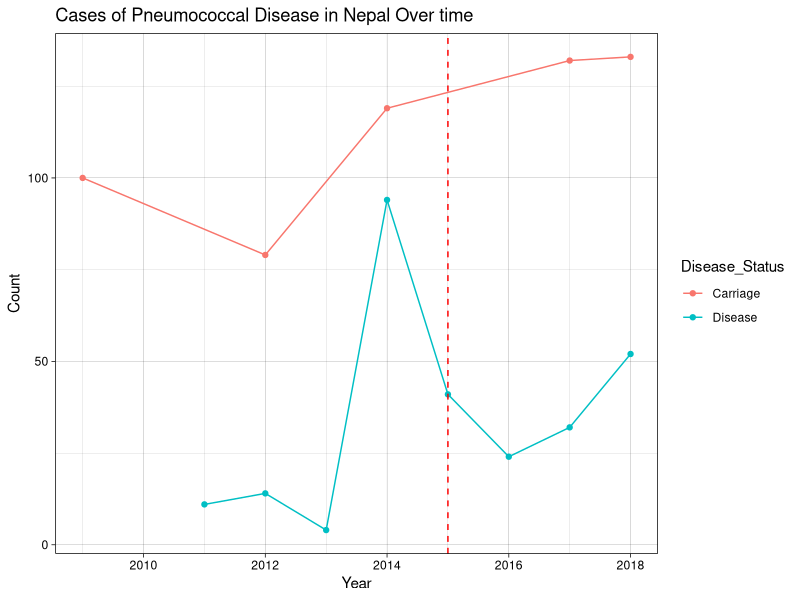
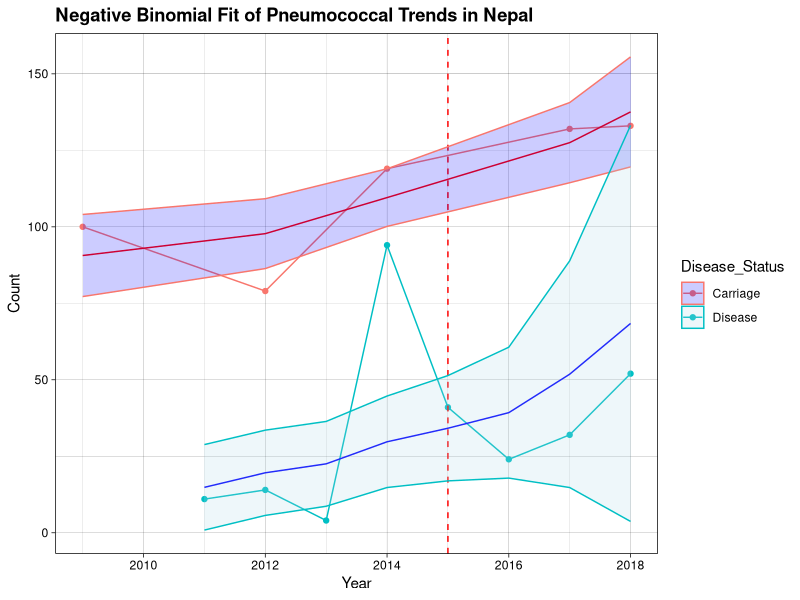
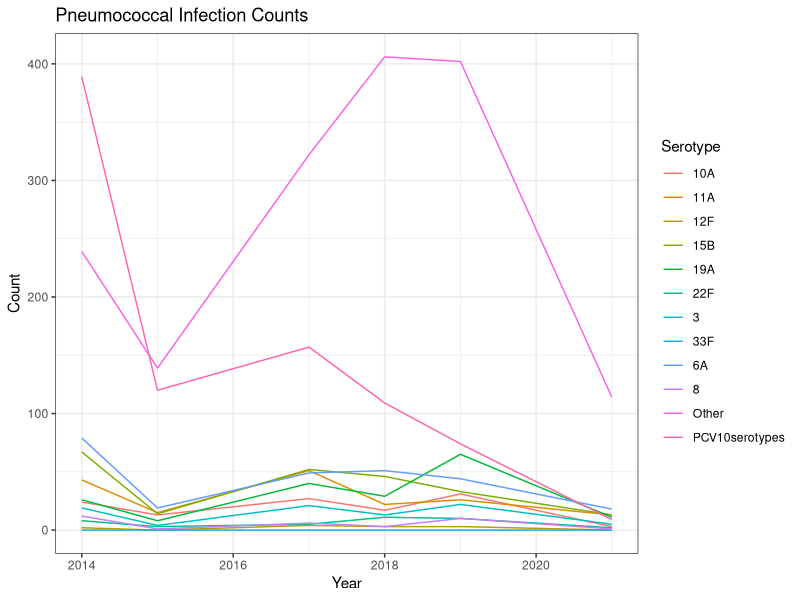
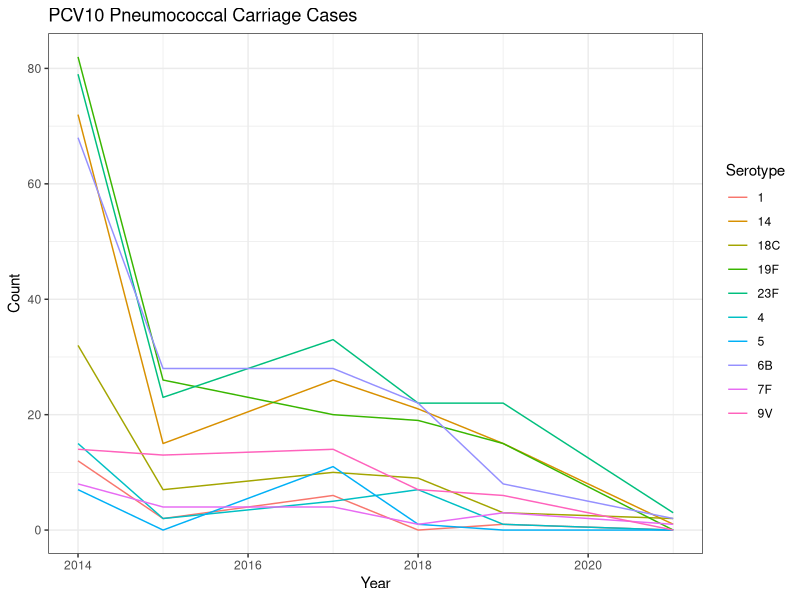
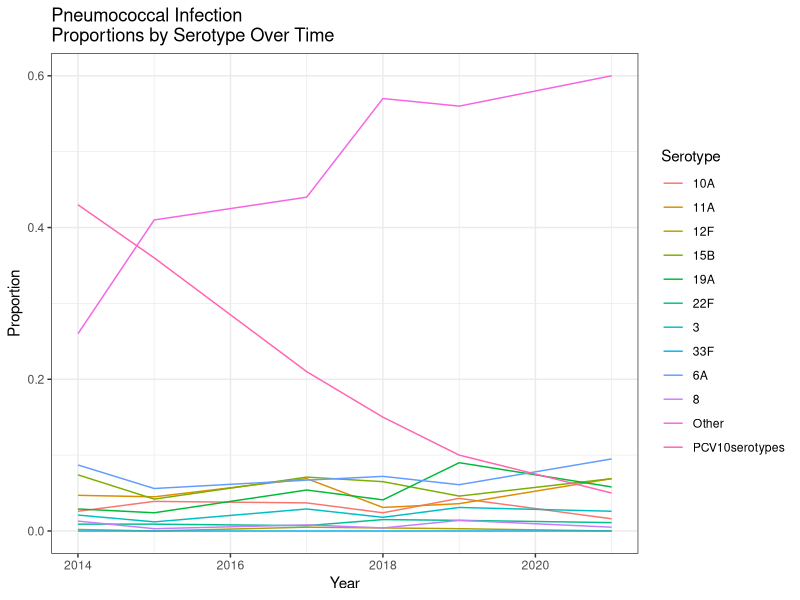
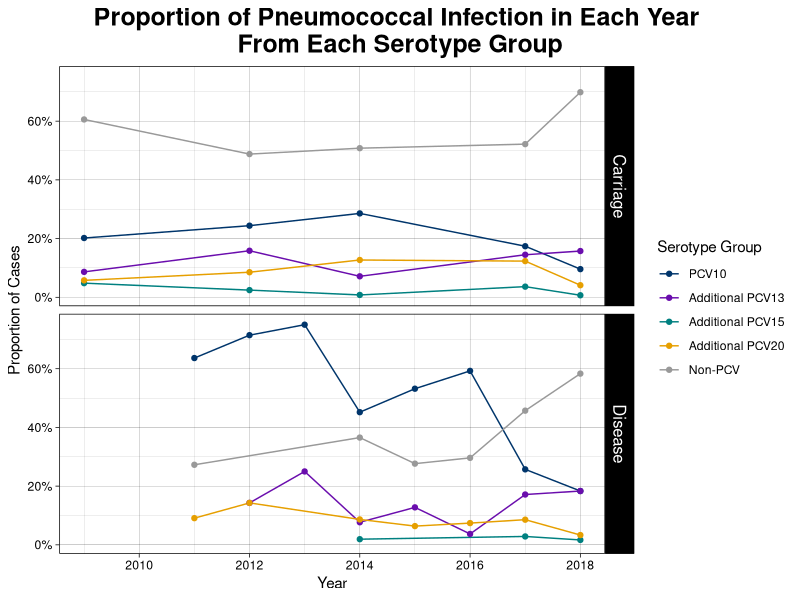
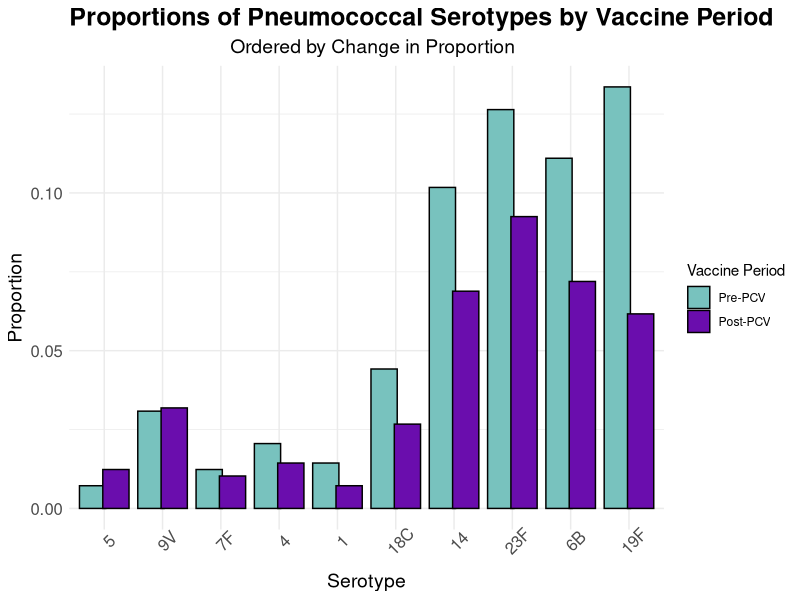
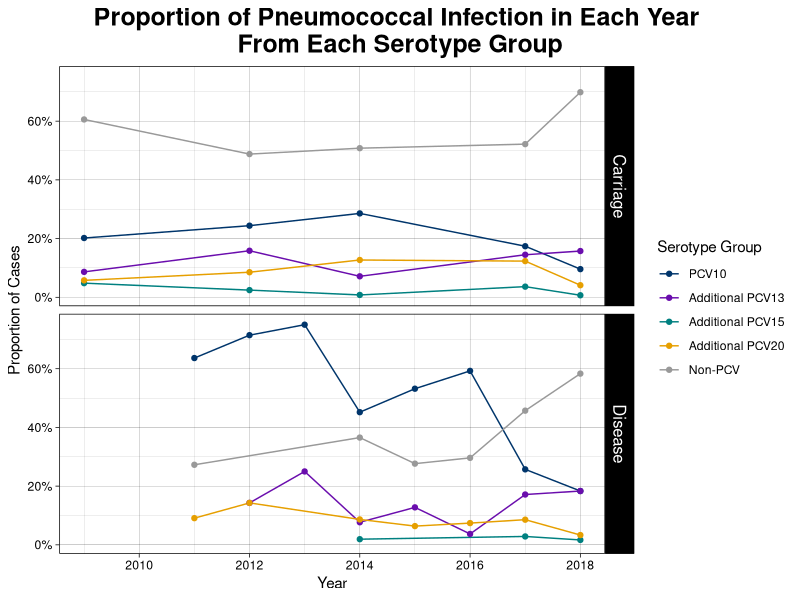

Reproduce these figures in R, in order.
## ---- chunk 1
library(tidyverse)
library(MASS)
library(dplyr)
nepal <- read.csv("nepal.csv")
nepal_gps <- read.csv("nepal_gps.csv")
pcv10_serotypes <- c('1', '4', '5', '6B', '7F', '9V', '14', '18C', '19F', '23F') 
pcv13_serotypes <- c('3', '6A', '19A')
pcv15_serotypes <- c('22F', '33F')
pcv20_serotypes <- c('8', '10A', '11A', '12F', '15B')
## ---- chunk 2
df.gps <- nepal_gps %>%
  filter(Year >= 2009) %>%
  filter(In_silico_serotype != "ALTERNATIVE_ALIB_NT" & 
           In_silico_serotype != "SWISS_NT" &
           In_silico_serotype != "COVERAGE TOO LOW" &
           In_silico_serotype != "UNTYPABLE") %>%
  mutate(Disease_Status = ifelse(Clinical_manifestation == "CARRIAGE", 
                                 "Carriage", "Disease"))
pcv10_serotypes <- c('1', '4', '5', '6B', '7F', '9V', '14', '18C', '19F', '23F')
pcv13_serotypes <- c('3', '6A', '19A')
pcv15_serotypes <- c('22F', '33F')
pcv20_serotypes <- c('8', '10A', '11A', '12F', '15B')
df.gps$Serotype_group <- ifelse(
  df.gps$In_silico_serotype %in% pcv10_serotypes, "PCV10",
  ifelse(df.gps$In_silico_serotype %in% pcv13_serotypes, "PCV13",
  ifelse(df.gps$In_silico_serotype %in% pcv15_serotypes, "PCV15",
  ifelse(df.gps$In_silico_serotype %in% pcv20_serotypes, "PCV20",
  "OTHER"))))

df.gps2 <- df.gps %>%
  filter(Year >= 2009) %>%
  mutate(Disease_Status = ifelse(Clinical_manifestation == "CARRIAGE", "Carriage", "Disease")) %>%
  group_by(Year, Disease_Status) %>%
  summarise(count = n(), .groups = "drop") %>%
  group_by(Disease_Status)
p1 <- ggplot(df.gps2, aes(x = Year, y = count, color=Disease_Status)) +
      geom_line() +
      geom_point() +
      labs(title = "Cases of Pneumococcal Disease in Nepal Over time",
        x = "Year", y = "Count") +
      geom_vline(xintercept = 2015, col = 'red', lty = 2) +
      theme_linedraw()
p1
df.gps2 <- tibble::rownames_to_column(df.gps2, var = "index") %>%
  mutate(index = as.numeric(index))

df.gps.carriage <- df.gps2 %>%
  filter(Disease_Status == "Carriage")
mod.carriage <- glm.nb(data = df.gps.carriage, count ~ index)
pred.carriage <- predict(mod.carriage, type = "response", se.fit = TRUE)
df.pred.carriage <- df.gps.carriage %>%
  mutate(se.fit = pred.carriage$se.fit, 
         pred.carriage = pred.carriage$fit) %>%
  mutate(conf.low.carriage = pred.carriage - 1.96 * se.fit,
         conf.high.carriage = pred.carriage + 1.96 * se.fit)

df.gps.disease <- df.gps2 %>%
  filter(Disease_Status == "Disease")
mod.disease <- glm.nb(data = df.gps.disease, count ~ index)
pred.disease <- predict(mod.disease, type = "response", se.fit = TRUE)
df.pred.disease <- df.gps.disease %>%
  mutate(se.fit = pred.disease$se.fit, 
         pred.disease = pred.disease$fit) %>%
  mutate(conf.low.disease = pred.disease - 1.96 * se.fit,
         conf.high.disease = pred.disease + 1.96 * se.fit)

p1a <- p1 +
  geom_line(data = df.pred.carriage, 
            aes(x = Year, y = pred.carriage),
            color = "red") +
  geom_ribbon(data = df.pred.carriage, 
              aes(ymin = conf.low.carriage, 
                  ymax = conf.high.carriage), 
              alpha = 0.2, fill = "blue") +
  geom_line(data = df.pred.disease, 
            aes(x = Year, y = pred.disease),
            color = "blue") +
  geom_ribbon(data = df.pred.disease, 
              aes(ymin = conf.low.disease, 
                  ymax = conf.high.disease), 
              alpha = 0.2, fill = "lightblue") +
  labs(title = "Negative Binomial Fit of Pneumococcal Trends in Nepal")+
  theme(plot.title = element_text(face="bold"))
p1a
## ---- chunk 3
# preparing data for plotting
nepal_plot_data <- nepal %>%
  # select serotype + year columns
  dplyr::select(Serotype, X2014n, X2015n, X2017n, X2018n, X2019n, X2021n) %>%
  # format data frame
  pivot_longer(cols = -Serotype,
               names_to = "Year",
               values_to = "Count") %>%
  # remove X and n from the year counts
  mutate(Year = gsub("X|n", "", Year)) %>%
  # filter out pcv10serotypes & the total rows
  filter((!Serotype %in% pcv10_serotypes) & (!Serotype=="Total"))

# plot serotype trends over time
ggplot(data = nepal_plot_data, aes(x = as.numeric(Year), y = Count, color = Serotype)) +
  geom_line() +
  theme_bw() +
  labs(x = "Year", y = "Count", title = "Pneumococcal Infection Counts")
## ---- chunk 4
# getting data ready for plotting
nepal_plot_data_PCV10 <- nepal %>%
  # select serotype + year columns
  dplyr::select(Serotype, X2014n, X2015n, X2017n, X2018n, X2019n, X2021n) %>%
  # format data frame
  pivot_longer(cols = -Serotype,
               names_to = "Year",
               values_to = "Count") %>%
  # remove X and n from the year counts
  mutate(Year = gsub("X|n", "", Year)) %>%
  # filter out pcv10serotypes & the total rows
  filter((Serotype %in% pcv10_serotypes) & (!Serotype=="Total"))

# plot serotype trends over time
ggplot(data = nepal_plot_data_PCV10, aes(x = as.numeric(Year), y = Count, color = Serotype)) +
  geom_line() +
  theme_bw() +
  labs(x = "Year", y = "Count", title = "PCV10 Pneumococcal Carriage Cases")
## ---- chunk 5
# getting data ready for plotting
nepal_plot_data_prop <- nepal %>%
  # select serotype + year columns
  dplyr::select(Serotype, X2014p, X2015p, X2017p, X2018p, X2019p, X2021p) %>%
  # format data frame
  pivot_longer(cols = -Serotype,
               names_to = "Year",
               values_to = "Proportion") %>%
  # remove X and n from the years
  mutate(Year = gsub("X|p", "", Year)) %>%
  # filter out pcv10serotypes & the total rows
  filter((!Serotype %in% pcv10_serotypes) & (!Serotype=="Total"))

# plot serotype trends over time
ggplot(data = nepal_plot_data_prop, aes(x = as.numeric(Year), y = Proportion, color = Serotype)) +
  geom_line() +
  theme_bw() +
  labs(x = "Year", y = "Proportion", title = "Pneumococcal Infection \nProportions by Serotype Over Time")
## ---- chunk 6
serotypes_all <- unique(nepal_gps$In_silico_serotype)
non_vaccine_serotypes <- setdiff(serotypes_all, pcv10_serotypes)
non_vaccine_serotypes <- non_vaccine_serotypes[!non_vaccine_serotypes %in% c("ALTERNATIVE_ALIB_NT","COVERAGE TOO LOW", "SWISS_NT", "UNTYPABLE")]
                                                 
# Shorten and classify
nepal_shortened <- nepal_gps[, c("Year", "Clinical_manifestation", "In_silico_serotype")]

nepal_shortened$Serotype_group <- ifelse(
  nepal_shortened$In_silico_serotype %in% pcv10_serotypes, "PCV10",
  ifelse(nepal_shortened$In_silico_serotype %in% pcv13_serotypes, "PCV13",
  ifelse(nepal_shortened$In_silico_serotype %in% pcv15_serotypes, "PCV15",
  ifelse(nepal_shortened$In_silico_serotype %in% pcv20_serotypes, "PCV20", "Other"))))

# Assign Disease vs Carriage
nepal_shortened <- nepal_shortened %>%
  filter(Year >= 2009) %>%
  mutate(Disease_Status = ifelse(Clinical_manifestation == "CARRIAGE", "Carriage", "Disease"))

# Count data
nepal_serotype_counts <- nepal_shortened %>%
  group_by(Year, Disease_Status, Serotype_group) %>%
  summarise(count = n(), .groups = "drop")

# Proportion data (within each year and disease status)
nepal_serotype_props <- nepal_serotype_counts %>%
  group_by(Year, Disease_Status) %>%
  mutate(prop = count / sum(count)) %>%
  ungroup()

# Define custom color palette
custom_colors <- c(
  "PCV10" = "#00356B",   # Yale Blue
  "Additional PCV13" = "#6A0DAD",   # Purple
  "Additional PCV15" = "#008080",   # Teal
  "Additional PCV20" = "#E69F00",   # Gold
  "Non-PCV" = "#999999"    # Grey fallback
)

nepal_serotype_props <- nepal_serotype_props %>%
  mutate(
    Serotype_group = dplyr::recode(Serotype_group,
      "PCV10" = "PCV10",
      "PCV13" = "Additional PCV13",
      "PCV15" = "Additional PCV15",
      "PCV20" = "Additional PCV20",
      "Other" = "Non-PCV"
    ),
    Serotype_group = factor(Serotype_group, levels = c(
      "PCV10",
      "Additional PCV13",
      "Additional PCV15",
      "Additional PCV20",
      "Non-PCV"
    ))
  )

# === New proportion plot ===
ggplot(nepal_serotype_props, aes(x = Year, y = prop, color = Serotype_group)) +
  geom_line() +
  geom_point() +
  facet_grid(Disease_Status ~ .) +
  scale_color_manual(values = custom_colors) +
  scale_y_continuous(labels = scales::percent_format(accuracy = 1)) +
  labs(
    title = "Proportion of Pneumococcal Infection in Each Year \nFrom Each Serotype Group",
    y = "Proportion of Cases",
    x = "Year",
    color = "Serotype Group"
  ) +
  theme_linedraw() +
  theme(
    plot.title = element_text(face = "bold", size = 18, hjust = 0.5),
    plot.title.position = "plot",  # ← ensures hjust is applied to full plot
    strip.text = element_text(size = 12),
    axis.title = element_text(size = 11)
  ) -> props
props
ggsave("Serotype_Proportions_EDA_Plot.png", plot=props, width=8, height=7, units = "in")
## ---- chunk 7
### Filtering & preparing carriage data from nepal_gps
pcv10GpsCarriage <- nepal_gps %>%
  filter(
    Clinical_manifestation == "CARRIAGE",
    !In_silico_serotype %in% c("COVERAGE TOO LOW", "UNTYPABLE", "SWISS_NT", "ALTERNATIVE_ALIB_NT")
  ) %>%
  mutate(
    Serotype = In_silico_serotype,
    PCV10_group = ifelse(Serotype %in% pcv10_serotypes, "PCV10", "Non-PCV10"),
    vPeriod = ifelse(
      Vaccine_period %in% c("POSTPCV10-1YR", "POSTPCV10-2YR", "POSTPCV10-3YR"),
      "POSTPCV",
      Vaccine_period),
    Year = as.integer(Year)) %>%
  group_by(Year, Serotype, vPeriod, PCV10_group) %>%
  summarise(Count = n(), .groups = "drop")

### Filtering and preparing Kandasamy dataset (nepal)
pcv10NepalCarriage <- nepal %>%
  dplyr::select(Serotype, starts_with("X")) %>%
  pivot_longer(
    cols = -Serotype,
    names_to = "Year",
    values_to = "Count"
  ) %>%
  mutate(
    Year = as.integer(gsub("X|n", "", Year)),
    vPeriod = case_when(
      Year %in% c(2014, 2015) ~ "PREPCV",
      Year %in% c(2017, 2018, 2019, 2021) ~ "POSTPCV",
      TRUE ~ NA_character_
    ),
    PCV10_group = ifelse(Serotype %in% pcv10_serotypes, "PCV10", "Non-PCV10")
  ) %>%
  filter(
    Serotype %in% pcv10_serotypes,
    Serotype != "Total",
    !is.na(vPeriod)
  )

# Merge datasets and summarize counts
mergedWithSum <- full_join(
  pcv10GpsCarriage, pcv10NepalCarriage,
  by = c("Year", "Serotype", "vPeriod", "PCV10_group")
) %>%
  mutate(
    CCount = rowSums(across(c(Count.x, Count.y)), na.rm = TRUE)
  ) %>%
  filter(PCV10_group == "PCV10") %>%
  dplyr::select(Year, Serotype, vPeriod, PCV10_group, CCount)

# Compute proportions by serotype and vaccine period
serotypeProps <- mergedWithSum %>%
  group_by(vPeriod, Serotype) %>%
  summarise(count = sum(CCount, na.rm = TRUE), .groups = "drop") %>%
  mutate(
    proportion = count / sum(count),
    vPeriod = factor(vPeriod, levels = c("PREPCV", "POSTPCV"))
  ) %>%
  arrange(vPeriod)

changeTable <- serotypeProps %>%
  pivot_wider(names_from = vPeriod, values_from = proportion, values_fill = 0) %>%
  group_by(Serotype) %>%
  summarise(
    PREPCV = sum(PREPCV, na.rm = TRUE),
    POSTPCV = sum(POSTPCV, na.rm = TRUE),
    .groups = "drop"
  ) %>%
  mutate(
    diffProp = POSTPCV - PREPCV
  ) %>%
  arrange(desc(diffProp)) %>%
  mutate(
    Serotype = factor(Serotype, levels = unique(Serotype))
  ) %>%
  dplyr::select(Serotype, preProp = PREPCV, postProp = POSTPCV, diffProp)


# update factor levels in serotypeProps to match order from changeTable
serotypeProps <- serotypeProps %>%
  mutate(
    Serotype = factor(Serotype, levels = levels(changeTable$Serotype)),
    vPeriod = factor(vPeriod, levels = c("PREPCV", "POSTPCV"))
  )


### Plotting!
barProps <- ggplot(serotypeProps, aes(x = Serotype, y = proportion, fill = vPeriod)) +
  geom_col(position = position_dodge(width = 0.8), color = "black") +
  labs(
    title = "Proportions of Pneumococcal Serotypes by Vaccine Period",
    subtitle = "Ordered by Change in Proportion",
    x = "Serotype", y = "Proportion"
  ) +
  theme_minimal() +
  scale_fill_manual(
    name = "Vaccine Period",
    values = c("PREPCV" = "#78c2be", "POSTPCV" = "#6A0DAD"),
    labels = c("PREPCV" = "Pre-PCV", "POSTPCV" = "Post-PCV")
  ) +
  theme(
    panel.spacing = unit(2, 'lines'),
    axis.text.x = element_text(angle = 45, size = 12),
    axis.text.y = element_text(size = 12),
    axis.title = element_text(size = 14),
    plot.title = element_text(size = 18, face = "bold"),
    plot.subtitle = element_text(size = 14, hjust = 0.52)
  )

barProps
ggsave("PCV10_Percent_Change_Plot.jpeg", plot = barProps, width = 8, height = 7, units = "in")

